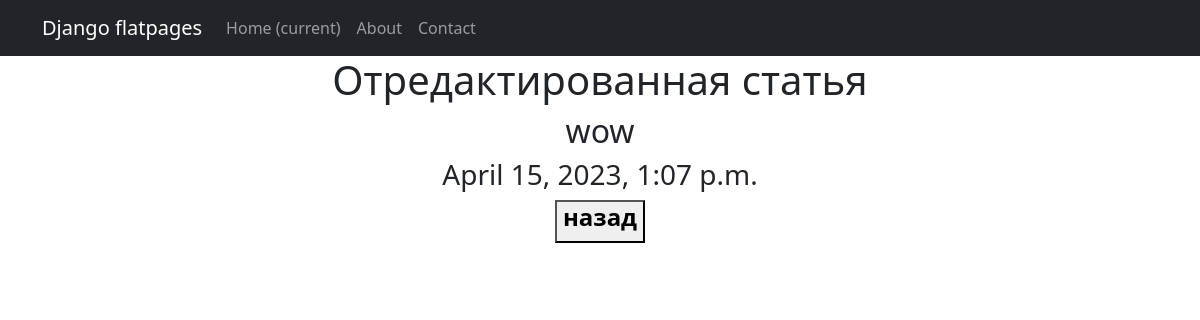
The page /posts/2 on the database its author committed.
### simpleapp/models.py (models this page shows, shortened)
class Post(models.Model):
    author = models.ForeignKey(Author, on_delete=models.CASCADE)
    NEWS = 'NW'
    ARTICLE = 'AR'
    CATEGORY_CHOICES = [
        (NEWS, 'Новость'),
        (ARTICLE, 'Статья'),
    ]
    categoryType = models.CharField(max_length=2, choices=CATEGORY_CHOICES, default=ARTICLE)
    name = models.CharField(max_length=50, unique=True)
    description = models.TextField()
    createDate = models.DateTimeField(auto_now_add=True)
    rating = models.IntegerField(default=0)
    category = models.ForeignKey(
        to='Category',
        on_delete=models.CASCADE,
        related_name='posts')

### simpleapp/views.py (the view)
# urls.py: path('<int:pk>', PostDetail.as_view(), name='post_detail'),
class PostDetail(DetailView):
    model = Post
    template_name = 'post.html'
    context_object_name = 'post'

### simpleapp/templatetags/custom_filters.py (called while the page is built)
@register.filter()
def tsenzor(value):
    bad_words = ['cat', 'dog', 'opinion']
    for i in bad_words:
        value = value.replace(str(i), i[0] + '*' * (len(i) - 1))
    return value

### templates/post.html (shortened to what this page needs)
{% extends 'flatpages/default.html' %}
{% load custom_filters %}
{% load cache %}
{% block content %}
<h1>{{ post.name|tsenzor }}</h1>
<h2>{{ post.description|tsenzor }}</h2>
<h3>{{ post.createDate }}</h3>
<button>
    <a class="nav-link" href="{% url 'post_list' %}">
        <h4><strong>назад</strong></h4>
    </a>
</button>
{% endblock content %}

### rows shown on the page
Post: name|tsenzor "Отредактированная статья", description|tsenzor "wow", createDate "April 15, 2023, 1:07 p.m."
